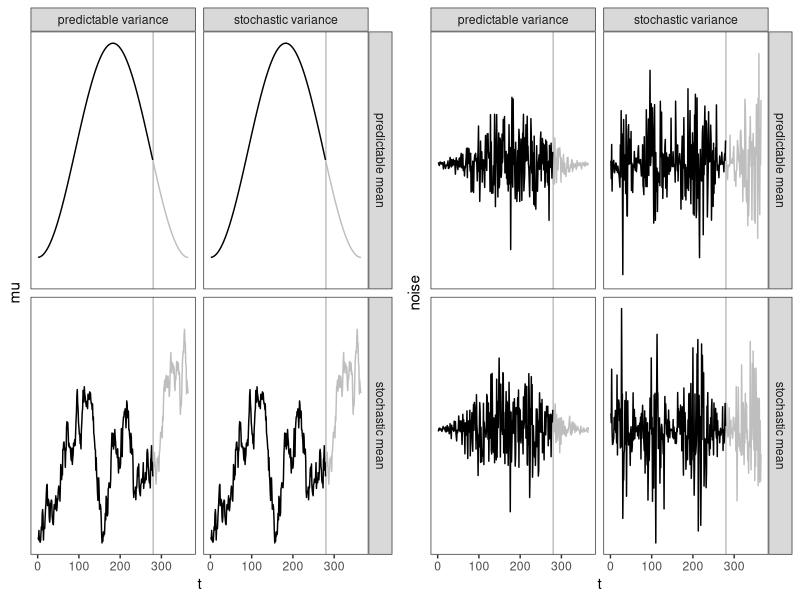
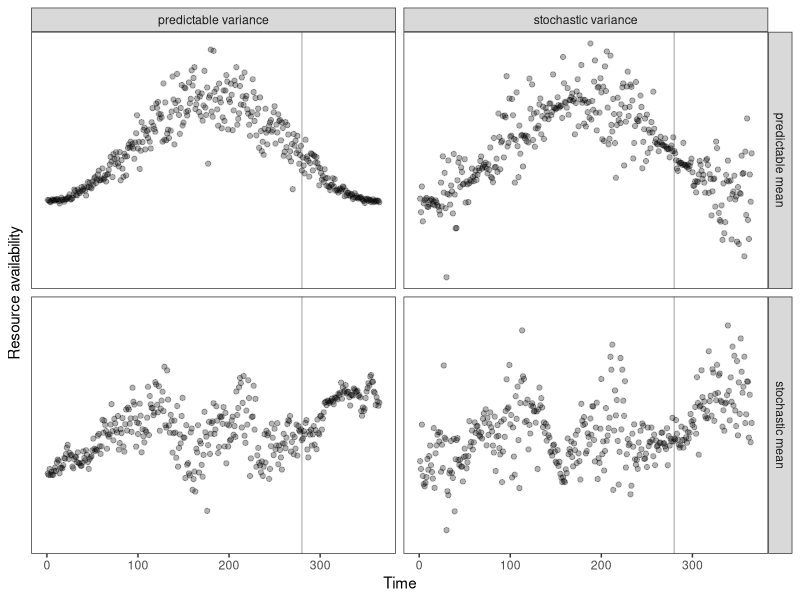
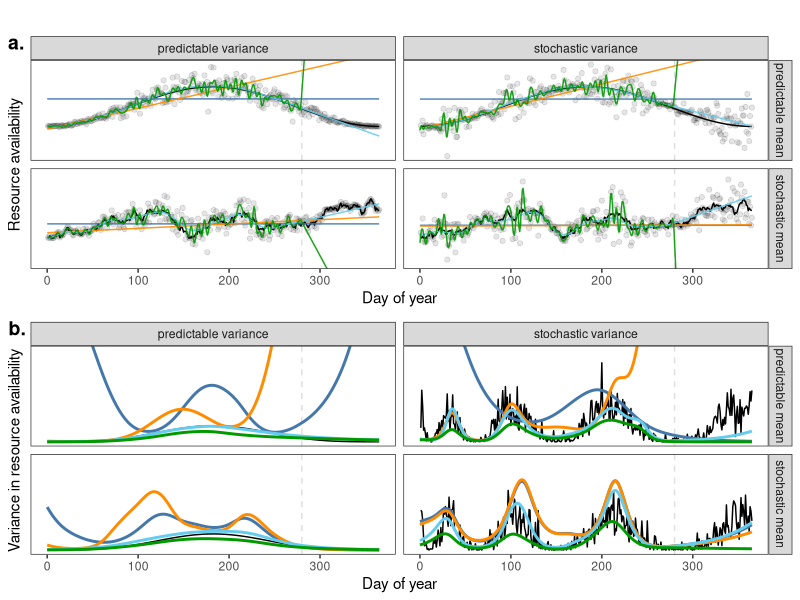

Write the R code that produced these figures, in order.
library('dplyr')   # for data wrangling
library('tidyr')   # for data wrangling
library('purrr')   # for functional programming (e.g., map_*())
library('mgcv')    # for modeling
library('ggplot2') # for fancy plots
library('cowplot') # for multi-panel fancy plots
library('ragg')    # needed for custom alpha with coord_cartesian
# see https://github.com/tidyverse/ggplot2/issues/4029
theme_set(theme_bw() +
            theme(legend.position = 'none',
                  panel.grid = element_blank(),
                  axis.ticks.y = element_blank(),
                  axis.text.y = element_blank()))

# curstom color-vision deficient palette
pal <- c('#4477AA', '#ff8c00', '#66CCEE', '#009900',
         '#CCBB44', '#AA3377', '#EE6677', '#BBBBBB')

# create a 2x2 panel with time and space, stochastic/predictable
# have 4 adaptation types: no response, adapts to mean, adapts to variance, or both
N <- 365 # number of days in a year
PRESENT <- 280 # current day
set.seed(1)
d <- expand_grid(Predictable = factor(c('neither', 'both', 'mean', 'variance')),
                 t = 1:N) %>%
  mutate(mean = case_when(grepl('both', Predictable) ~ 'predictable mean',
                          grepl('mean', Predictable) ~ 'predictable mean',
                          TRUE ~ 'stochastic mean'),
         variance = case_when(grepl('both', Predictable) ~ 'predictable variance',
                              grepl('variance', Predictable) ~ 'predictable variance',
                              TRUE ~ 'stochastic variance'),
         mu = if_else(grepl('predictable', mean),
                      true = (sinpi(t/N * 2 - 0.5) + 1.2) * 2,
                      false = rep(rnorm(N, sd = 0.2) %>% cumsum() %>% abs(), 4)),
         sigma2 = if_else(grepl('predictable', variance),
                          (sinpi((t)/N * 2 - 0.5) + 1.1) * 0.4,
                          ((sinpi(sqrt(t / 5)) + 1.01)) / 2 + rnorm(N * 4, 0.2, 0.2))^2,
         noise = rnorm(N*4, sd = sqrt(sigma2)),
         y = mu + noise,
         past = t < PRESENT)

plot_grid(ggplot(d) +
            facet_grid(mean ~ variance) +
            geom_vline(xintercept = PRESENT, color = 'grey') +
            geom_line(aes(t, mu, color = past), show.legend = FALSE) +
            scale_color_manual(breaks = c(FALSE, TRUE), values = c('grey', 'black')),
          ggplot(d) +
            facet_grid(mean ~ variance) +
            geom_vline(xintercept = PRESENT, color = 'grey') +
            geom_line(aes(t, noise, color = past), show.legend = FALSE) +
            scale_color_manual(breaks = c(FALSE, TRUE), values = c('grey', 'black')))

ggplot(d, aes(t, y)) +
  facet_grid(mean ~ variance) +
  geom_vline(xintercept = PRESENT, color = 'grey') +
  geom_point(alpha = 0.3) +
  scale_x_continuous('Time') +
  scale_y_continuous('Resource availability')

pred <- function(K, fixed, .d) {
  
  sub_d <- filter(.d, past)
  newd <- tibble(t = seq(0, 365, length.out = 500))
  
  map2_dfr(K, fixed, .f = \(k_mu, FX) {
    
    if(k_mu == 0) {
      # constant mean
      m <- gam(formula = list(y ~ 1, ~ s(t, k = 20, bs = 'bs')),
               family = gaulss(),
               data = sub_d,
               knots = list(x = c(0, 366)),
               method = 'REML')
    } else if(k_mu == 1) {
      # GLM for the mean
      m <- gam(formula = list(y ~ t, ~ s(t, k = 20, bs = 'bs')),
               family = gaulss(),
               data = sub_d,
               knots = list(x = c(0, 366)),
               method = 'REML')
    } else {
      # b splines (bs = 'bs') produce more constrained extrapolations
      m <- gam(formula = list(y ~ s(t, k = k_mu, bs = 'bs', fx = FX),
                              ~ s(t, k = 20, bs = 'bs')),
               family = gaulss(),
               data = sub_d,
               knots = list(x = c(0, 366)),
               method = 'REML')
    }
    
    predict(m, newdata = newd, se.fit = TRUE, type = 'response') %>%
      as.data.frame() %>%
      as_tibble() %>%
      bind_cols(newd) %>%
      transmute(t,
                mean = unique(sub_d$mean),
                variance = unique(sub_d$variance),
                mu = fit.1,
                mu_lwr = mu - 2 * se.fit.1,
                mu_upr = mu + 2 * se.fit.1,
                sigma2 = (1/fit.2)^2, # model returns the precision = 1/SD
                Adaptability = k_mu)
  })
}

ks <- c(0, 1, 20, 100) # constant, linear, smooth overfit
fxs <- c(FALSE, FALSE, FALSE, TRUE) # non-penalized spline in fourth model

predictions <- bind_rows(pred(ks, fxs, filter(d, Predictable == 'both')),
                         pred(ks, fxs, filter(d, Predictable == 'mean')),
                         pred(ks, fxs, filter(d, Predictable == 'variance')),
                         pred(ks, fxs, filter(d, Predictable == 'neither'))) %>%
  mutate(Adaptability = factor(Adaptability))

p_mean <-
  ggplot() +
  coord_cartesian(ylim = range(d$y)) + # zoom in
  facet_grid(mean ~ variance, scales = 'free_y') +
  geom_vline(xintercept = PRESENT, color = 'grey', alpha = 0.5, lty = 'dashed') +# present
  geom_point(aes(t, y), d, alpha = 0.1) + # data
  # geom_ribbon(aes(t, ymin = mu_lwr, ymax = mu_upr, fill = Adaptability),
  #             predictions, alpha = 0.2) +
  geom_line(aes(t, mu), d, color = '#000000') + # true trend
  geom_line(aes(t, mu, color = Adaptability), predictions, alpha = 0.9) + # estimates
  scale_x_continuous('Day of year') +
  scale_y_continuous('Resource availability') +
  scale_color_manual(values = pal, aesthetics = c('color', 'fill'),
                     labels = c('none', 'linear', 'smooth', 'rapid'))

p_var <-
  ggplot(predictions) +
  coord_cartesian(ylim = c(0, 4)) +
  facet_grid(mean ~ variance, scales = 'free_y') +
  geom_vline(xintercept = PRESENT, color = 'grey', alpha = 0.5, lty = 'dashed') +
  geom_line(aes(t, sigma2), d, color = '#000000') +
  geom_line(aes(t, sigma2, color = Adaptability), size = 1) +
  scale_x_continuous('Day of year') +
  scale_y_continuous('Variance in resource availability') +
  scale_color_manual(values = pal)

p <- plot_grid(get_legend(p_mean + theme(legend.position = 'top')), p_mean, p_var,
               labels = c(NA, 'a.', 'b.'), ncol = 1, rel_heights = c(0.1, 1, 1))

ggsave('figures/stochasticity-timescale.png', plot = p, width = 5, height = 6,
       bg = 'white', scale = 1.5)
